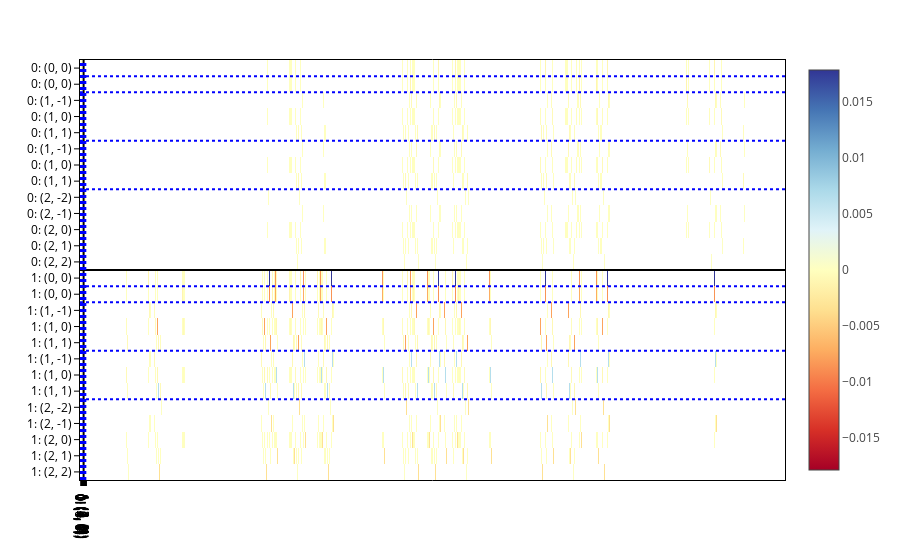

Notebook code for this chart:
### Code cell
from graph2mat.tools.viz import plot_basis_matrix

plot_basis_matrix(
    matrix,
    embeddings_config,
    point_lines={"color": "black"},
    basis_lines={"color": "blue"},
    colorscale="rdylbu",
    text=".3f",
    basis_labels=True,
)

### Figure 1 — Plotly figure (JSON) as saved in the notebook; plotly's stock layout.template omitted (floating-point values rounded to 4 significant figures; data arrays with more than 128 entries replaced by an {"elided": "..."} marker saying what was removed)
{"data": [{"coloraxis": "coloraxis", "hovertemplate": "x: %{x}<br>y: %{y}<br>color: %{z}<extra></extra>", "name": "0", "texttemplate": "%{z:.3f}", "type": "heatmap", "xaxis": "x", "yaxis": "y", "z": {"elided": "26x3250 float values"}}], "layout": {"coloraxis": {"cmid": 0, "colorscale": [[0, "rgb(165,0,38)"], [0.1, "rgb(215,48,39)"], [0.2, "rgb(244,109,67)"], [0.3, "rgb(253,174,97)"], [0.4, "rgb(254,224,144)"], [0.5, "rgb(255,255,191)"], [0.6, "rgb(224,243,248)"], [0.7, "rgb(171,217,233)"], [0.8, "rgb(116,173,209)"], [0.9, "rgb(69,117,180)"], [1, "rgb(49,54,149)"]]}, "margin": {"t": 60}, "shapes": [{"line": {"color": "black"}, "type": "line", "x0": 0, "x1": 1, "xref": "x domain", "y0": 12.5, "y1": 12.5, "yref": "y"}, {"line": {"color": "black"}, "type": "line", "x0": 12.5, "x1": 12.5, "xref": "x", "y0": 0, "y1": 1, "yref": "y domain"}, {"line": {"color": "blue", "dash": "dot"}, "type": "line", "x0": 0, "x1": 1, "xref": "x domain", "y0": 0.5, "y1": 0.5, "yref": "y"}, {"line": {"color": "blue", "dash": "dot"}, "type": "line", "x0": 0.5, "x1": 0.5, "xref": "x", "y0": 0, "y1": 1, "yref": "y domain"}, {"line": {"color": "blue", "dash": "dot"}, "type": "line", "x0": 0, "x1": 1, "xref": "x domain", "y0": 1.5, "y1": 1.5, "yref": "y"}, {"line": {"color": "blue", "dash": "dot"}, "type": "line", "x0": 1.5, "x1": 1.5, "xref": "x", "y0": 0, "y1": 1, "yref": "y domain"}, {"line": {"color": "blue", "dash": "dot"}, "type": "line", "x0": 0, "x1": 1, "xref": "x domain", "y0": 4.5, "y1": 4.5, "yref": "y"}, {"line": {"color": "blue", "dash": "dot"}, "type": "line", "x0": 4.5, "x1": 4.5, "xref": "x", "y0": 0, "y1": 1, "yref": "y domain"}, {"line": {"color": "blue", "dash": "dot"}, "type": "line", "x0": 0, "x1": 1, "xref": "x domain", "y0": 7.5, "y1": 7.5, "yref": "y"}, {"line": {"color": "blue", "dash": "dot"}, "type": "line", "x0": 7.5, "x1": 7.5, "xref": "x", "y0": 0, "y1": 1, "yref": "y domain"}, {"line": {"color": "blue", "dash": "dot"}, "type": "line", "x0": 0, "x1": 1, "xref": "x domain", "y0": 13.5, "y1": 13.5, "yref": "y"}, {"line": {"color": "blue", "dash": "dot"}, "type": "line", "x0": 13.5, "x1": 13.5, "xref": "x", "y0": 0, "y1": 1, "yref": "y domain"}, {"line": {"color": "blue", "dash": "dot"}, "type": "line", "x0": 0, "x1": 1, "xref": "x domain", "y0": 14.5, "y1": 14.5, "yref": "y"}, {"line": {"color": "blue", "dash": "dot"}, "type": "line", "x0": 14.5, "x1": 14.5, "xref": "x", "y0": 0, "y1": 1, "yref": "y domain"}, {"line": {"color": "blue", "dash": "dot"}, "type": "line", "x0": 0, "x1": 1, "xref": "x domain", "y0": 17.5, "y1": 17.5, "yref": "y"}, {"line": {"color": "blue", "dash": "dot"}, "type": "line", "x0": 17.5, "x1": 17.5, "xref": "x", "y0": 0, "y1": 1, "yref": "y domain"}, {"line": {"color": "blue", "dash": "dot"}, "type": "line", "x0": 0, "x1": 1, "xref": "x domain", "y0": 20.5, "y1": 20.5, "yref": "y"}, {"line": {"color": "blue", "dash": "dot"}, "type": "line", "x0": 20.5, "x1": 20.5, "xref": "x", "y0": 0, "y1": 1, "yref": "y domain"}], "xaxis": {"anchor": "y", "domain": [0, 1], "ticktext": ["0: (0, 0)", "0: (0, 0)", "0: (1, -1)", "0: (1, 0)", "0: (1, 1)", "0: (1, -1)", "0: (1, 0)", "0: (1, 1)", "0: (2, -2)", "0: (2, -1)", "0: (2, 0)", "0: (2, 1)", "0: (2, 2)", "1: (0, 0)", "1: (0, 0)", "1: (1, -1)", "1: (1, 0)", "1: (1, 1)", "1: (1, -1)", "1: (1, 0)", "1: (1, 1)", "1: (2, -2)", "1: (2, -1)", "1: (2, 0)", "1: (2, 1)", "1: (2, 2)"], "tickvals": [0, 1, 2, 3, 4, 5, 6, 7, 8, 9, 10, 11, 12, 13, 14, 15, 16, 17, 18, 19, 20, 21, 22, 23, 24, 25]}, "yaxis": {"anchor": "x", "autorange": "reversed", "domain": [0, 1], "ticktext": ["0: (0, 0)", "0: (0, 0)", "0: (1, -1)", "0: (1, 0)", "0: (1, 1)", "0: (1, -1)", "0: (1, 0)", "0: (1, 1)", "0: (2, -2)", "0: (2, -1)", "0: (2, 0)", "0: (2, 1)", "0: (2, 2)", "1: (0, 0)", "1: (0, 0)", "1: (1, -1)", "1: (1, 0)", "1: (1, 1)", "1: (1, -1)", "1: (1, 0)", "1: (1, 1)", "1: (2, -2)", "1: (2, -1)", "1: (2, 0)", "1: (2, 1)", "1: (2, 2)"], "tickvals": [0, 1, 2, 3, 4, 5, 6, 7, 8, 9, 10, 11, 12, 13, 14, 15, 16, 17, 18, 19, 20, 21, 22, 23, 24, 25]}}}
